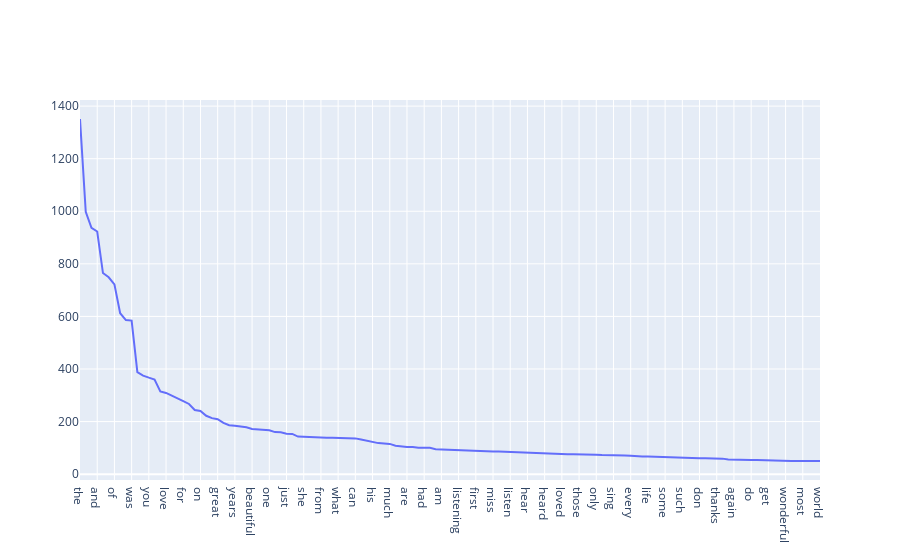

The cell this chart's notebook holds for it:
### Code cell
# Exercise 14
frequent.sort(key=lambda x: x[1], reverse=True)
feature = [(i, count_vect.get_feature_names_out()[i]) for i,v in frequent]
pof.iplot([{'x': [f[1] for f in feature], 'y': [f[1] for f in frequent]}])

### Figure 1 — Plotly figure (JSON) as saved in the notebook; plotly's stock layout.template omitted (floating-point values rounded to 4 significant figures; data arrays with more than 128 entries replaced by an {"elided": "..."} marker saying what was removed)
{"data": [{"type": "scatter", "x": {"elided": "130 str values"}, "y": {"elided": "130 int values"}}], "layout": {}}
